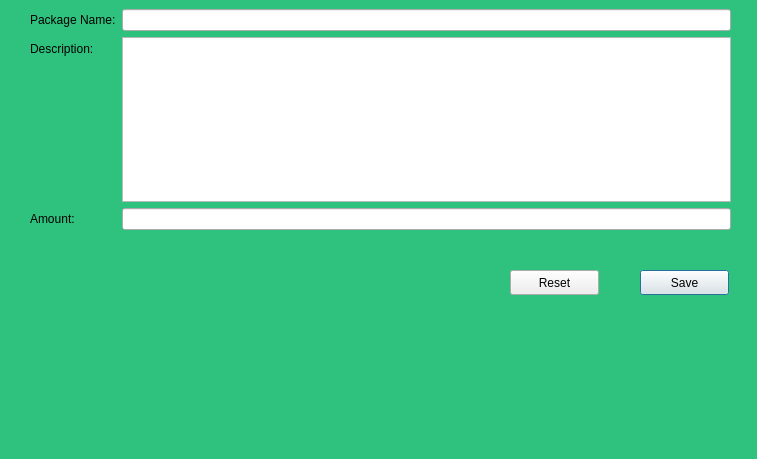
<?xml version="1.0" encoding="UTF-8"?>
<ui version="4.0">
 <class>AddPackage</class>
 <widget class="QDialog" name="AddPackage">
  <property name="geometry">
   <rect>
    <x>0</x>
    <y>0</y>
    <width>757</width>
    <height>459</height>
   </rect>
  </property>
  <property name="minimumSize">
   <size>
    <width>400</width>
    <height>300</height>
   </size>
  </property>
  <property name="palette">
   <palette>
    <active>
     <colorrole role="WindowText">
      <brush brushstyle="SolidPattern">
       <color alpha="255">
        <red>0</red>
        <green>0</green>
        <blue>0</blue>
       </color>
      </brush>
     </colorrole>
     <colorrole role="Button">
      <brush brushstyle="SolidPattern">
       <color alpha="255">
        <red>46</red>
        <green>194</green>
        <blue>126</blue>
       </color>
      </brush>
     </colorrole>
     <colorrole role="Light">
      <brush brushstyle="SolidPattern">
       <color alpha="255">
        <red>96</red>
        <green>255</green>
        <blue>182</blue>
       </color>
      </brush>
     </colorrole>
     <colorrole role="Midlight">
      <brush brushstyle="SolidPattern">
       <color alpha="255">
        <red>71</red>
        <green>224</green>
        <blue>154</blue>
       </color>
      </brush>
     </colorrole>
     <colorrole role="Dark">
      <brush brushstyle="SolidPattern">
       <color alpha="255">
        <red>23</red>
        <green>97</green>
        <blue>63</blue>
       </color>
      </brush>
     </colorrole>
     <colorrole role="Mid">
      <brush brushstyle="SolidPattern">
       <color alpha="255">
        <red>31</red>
        <green>129</green>
        <blue>84</blue>
       </color>
      </brush>
     </colorrole>
     <colorrole role="Text">
      <brush brushstyle="SolidPattern">
       <color alpha="255">
        <red>0</red>
        <green>0</green>
        <blue>0</blue>
       </color>
      </brush>
     </colorrole>
     <colorrole role="BrightText">
      <brush brushstyle="SolidPattern">
       <color alpha="255">
        <red>255</red>
        <green>255</green>
        <blue>255</blue>
       </color>
      </brush>
     </colorrole>
     <colorrole role="ButtonText">
      <brush brushstyle="SolidPattern">
       <color alpha="255">
        <red>0</red>
        <green>0</green>
        <blue>0</blue>
       </color>
      </brush>
     </colorrole>
     <colorrole role="Base">
      <brush brushstyle="SolidPattern">
       <color alpha="255">
        <red>255</red>
        <green>255</green>
        <blue>255</blue>
       </color>
      </brush>
     </colorrole>
     <colorrole role="Window">
      <brush brushstyle="SolidPattern">
       <color alpha="255">
        <red>46</red>
        <green>194</green>
        <blue>126</blue>
       </color>
      </brush>
     </colorrole>
     <colorrole role="Shadow">
      <brush brushstyle="SolidPattern">
       <color alpha="255">
        <red>0</red>
        <green>0</green>
        <blue>0</blue>
       </color>
      </brush>
     </colorrole>
     <colorrole role="AlternateBase">
      <brush brushstyle="SolidPattern">
       <color alpha="255">
        <red>150</red>
        <green>224</green>
        <blue>190</blue>
       </color>
      </brush>
     </colorrole>
     <colorrole role="ToolTipBase">
      <brush brushstyle="SolidPattern">
       <color alpha="255">
        <red>255</red>
        <green>255</green>
        <blue>220</blue>
       </color>
      </brush>
     </colorrole>
     <colorrole role="ToolTipText">
      <brush brushstyle="SolidPattern">
       <color alpha="255">
        <red>0</red>
        <green>0</green>
        <blue>0</blue>
       </color>
      </brush>
     </colorrole>
     <colorrole role="PlaceholderText">
      <brush brushstyle="SolidPattern">
       <color alpha="127">
        <red>0</red>
        <green>0</green>
        <blue>0</blue>
       </color>
      </brush>
     </colorrole>
     <colorrole role="Accent">
      <brush brushstyle="SolidPattern">
       <color alpha="255">
        <red>255</red>
        <green>255</green>
        <blue>255</blue>
       </color>
      </brush>
     </colorrole>
    </active>
    <inactive>
     <colorrole role="WindowText">
      <brush brushstyle="SolidPattern">
       <color alpha="255">
        <red>0</red>
        <green>0</green>
        <blue>0</blue>
       </color>
      </brush>
     </colorrole>
     <colorrole role="Button">
      <brush brushstyle="SolidPattern">
       <color alpha="255">
        <red>46</red>
        <green>194</green>
        <blue>126</blue>
       </color>
      </brush>
     </colorrole>
     <colorrole role="Light">
      <brush brushstyle="SolidPattern">
       <color alpha="255">
        <red>96</red>
        <green>255</green>
        <blue>182</blue>
       </color>
      </brush>
     </colorrole>
     <colorrole role="Midlight">
      <brush brushstyle="SolidPattern">
       <color alpha="255">
        <red>71</red>
        <green>224</green>
        <blue>154</blue>
       </color>
      </brush>
     </colorrole>
     <colorrole role="Dark">
      <brush brushstyle="SolidPattern">
       <color alpha="255">
        <red>23</red>
        <green>97</green>
        <blue>63</blue>
       </color>
      </brush>
     </colorrole>
     <colorrole role="Mid">
      <brush brushstyle="SolidPattern">
       <color alpha="255">
        <red>31</red>
        <green>129</green>
        <blue>84</blue>
       </color>
      </brush>
     </colorrole>
     <colorrole role="Text">
      <brush brushstyle="SolidPattern">
       <color alpha="255">
        <red>0</red>
        <green>0</green>
        <blue>0</blue>
       </color>
      </brush>
     </colorrole>
     <colorrole role="BrightText">
      <brush brushstyle="SolidPattern">
       <color alpha="255">
        <red>255</red>
        <green>255</green>
        <blue>255</blue>
       </color>
      </brush>
     </colorrole>
     <colorrole role="ButtonText">
      <brush brushstyle="SolidPattern">
       <color alpha="255">
        <red>0</red>
        <green>0</green>
        <blue>0</blue>
       </color>
      </brush>
     </colorrole>
     <colorrole role="Base">
      <brush brushstyle="SolidPattern">
       <color alpha="255">
        <red>255</red>
        <green>255</green>
        <blue>255</blue>
       </color>
      </brush>
     </colorrole>
     <colorrole role="Window">
      <brush brushstyle="SolidPattern">
       <color alpha="255">
        <red>46</red>
        <green>194</green>
        <blue>126</blue>
       </color>
      </brush>
     </colorrole>
     <colorrole role="Shadow">
      <brush brushstyle="SolidPattern">
       <color alpha="255">
        <red>0</red>
        <green>0</green>
        <blue>0</blue>
       </color>
      </brush>
     </colorrole>
     <colorrole role="AlternateBase">
      <brush brushstyle="SolidPattern">
       <color alpha="255">
        <red>150</red>
        <green>224</green>
        <blue>190</blue>
       </color>
      </brush>
     </colorrole>
     <colorrole role="ToolTipBase">
      <brush brushstyle="SolidPattern">
       <color alpha="255">
        <red>255</red>
        <green>255</green>
        <blue>220</blue>
       </color>
      </brush>
     </colorrole>
     <colorrole role="ToolTipText">
      <brush brushstyle="SolidPattern">
       <color alpha="255">
        <red>0</red>
        <green>0</green>
        <blue>0</blue>
       </color>
      </brush>
     </colorrole>
     <colorrole role="PlaceholderText">
      <brush brushstyle="SolidPattern">
       <color alpha="127">
        <red>0</red>
        <green>0</green>
        <blue>0</blue>
       </color>
      </brush>
     </colorrole>
     <colorrole role="Accent">
      <brush brushstyle="SolidPattern">
       <color alpha="255">
        <red>255</red>
        <green>255</green>
        <blue>255</blue>
       </color>
      </brush>
     </colorrole>
    </inactive>
    <disabled>
     <colorrole role="WindowText">
      <brush brushstyle="SolidPattern">
       <color alpha="255">
        <red>23</red>
        <green>97</green>
        <blue>63</blue>
       </color>
      </brush>
     </colorrole>
     <colorrole role="Button">
      <brush brushstyle="SolidPattern">
       <color alpha="255">
        <red>46</red>
        <green>194</green>
        <blue>126</blue>
       </color>
      </brush>
     </colorrole>
     <colorrole role="Light">
      <brush brushstyle="SolidPattern">
       <color alpha="255">
        <red>96</red>
        <green>255</green>
        <blue>182</blue>
       </color>
      </brush>
     </colorrole>
     <colorrole role="Midlight">
      <brush brushstyle="SolidPattern">
       <color alpha="255">
        <red>71</red>
        <green>224</green>
        <blue>154</blue>
       </color>
      </brush>
     </colorrole>
     <colorrole role="Dark">
      <brush brushstyle="SolidPattern">
       <color alpha="255">
        <red>23</red>
        <green>97</green>
        <blue>63</blue>
       </color>
      </brush>
     </colorrole>
     <colorrole role="Mid">
      <brush brushstyle="SolidPattern">
       <color alpha="255">
        <red>31</red>
        <green>129</green>
        <blue>84</blue>
       </color>
      </brush>
     </colorrole>
     <colorrole role="Text">
      <brush brushstyle="SolidPattern">
       <color alpha="255">
        <red>23</red>
        <green>97</green>
        <blue>63</blue>
       </color>
      </brush>
     </colorrole>
     <colorrole role="BrightText">
      <brush brushstyle="SolidPattern">
       <color alpha="255">
        <red>255</red>
        <green>255</green>
        <blue>255</blue>
       </color>
      </brush>
     </colorrole>
     <colorrole role="ButtonText">
      <brush brushstyle="SolidPattern">
       <color alpha="255">
        <red>23</red>
        <green>97</green>
        <blue>63</blue>
       </color>
      </brush>
     </colorrole>
     <colorrole role="Base">
      <brush brushstyle="SolidPattern">
       <color alpha="255">
        <red>46</red>
        <green>194</green>
        <blue>126</blue>
       </color>
      </brush>
     </colorrole>
     <colorrole role="Window">
      <brush brushstyle="SolidPattern">
       <color alpha="255">
        <red>46</red>
        <green>194</green>
        <blue>126</blue>
       </color>
      </brush>
     </colorrole>
     <colorrole role="Shadow">
      <brush brushstyle="SolidPattern">
       <color alpha="255">
        <red>0</red>
        <green>0</green>
        <blue>0</blue>
       </color>
      </brush>
     </colorrole>
     <colorrole role="AlternateBase">
      <brush brushstyle="SolidPattern">
       <color alpha="255">
        <red>46</red>
        <green>194</green>
        <blue>126</blue>
       </color>
      </brush>
     </colorrole>
     <colorrole role="ToolTipBase">
      <brush brushstyle="SolidPattern">
       <color alpha="255">
        <red>255</red>
        <green>255</green>
        <blue>220</blue>
       </color>
      </brush>
     </colorrole>
     <colorrole role="ToolTipText">
      <brush brushstyle="SolidPattern">
       <color alpha="255">
        <red>0</red>
        <green>0</green>
        <blue>0</blue>
       </color>
      </brush>
     </colorrole>
     <colorrole role="PlaceholderText">
      <brush brushstyle="SolidPattern">
       <color alpha="127">
        <red>23</red>
        <green>97</green>
        <blue>63</blue>
       </color>
      </brush>
     </colorrole>
     <colorrole role="Accent">
      <brush brushstyle="SolidPattern">
       <color alpha="255">
        <red>60</red>
        <green>252</green>
        <blue>164</blue>
       </color>
      </brush>
     </colorrole>
    </disabled>
   </palette>
  </property>
  <property name="windowTitle">
   <string>Add Package</string>
  </property>
  <property name="styleSheet">
   <string notr="true">background-image: url(:/images/Rainbow-at-Victoria.jpg);
border-color: rgb(26, 95, 180);
font: 500 11pt &quot;Ubuntu&quot;;</string>
  </property>
  <widget class="QWidget" name="formLayoutWidget">
   <property name="geometry">
    <rect>
     <x>30</x>
     <y>9</y>
     <width>701</width>
     <height>221</height>
    </rect>
   </property>
   <layout class="QFormLayout" name="formLayout">
    <item row="0" column="0">
     <widget class="QLabel" name="label">
      <property name="text">
       <string>Package Name:</string>
      </property>
     </widget>
    </item>
    <item row="0" column="1">
     <widget class="QLineEdit" name="txtPackageName">
      <property name="styleSheet">
       <string notr="true">color: rgb(255, 255, 255);</string>
      </property>
     </widget>
    </item>
    <item row="1" column="0">
     <widget class="QLabel" name="label_2">
      <property name="text">
       <string>Description:</string>
      </property>
     </widget>
    </item>
    <item row="1" column="1">
     <widget class="QTextEdit" name="txtDescription"/>
    </item>
    <item row="2" column="0">
     <widget class="QLabel" name="label_3">
      <property name="text">
       <string>Amount:</string>
      </property>
     </widget>
    </item>
    <item row="2" column="1">
     <widget class="QLineEdit" name="txtAmount"/>
    </item>
   </layout>
  </widget>
  <widget class="QPushButton" name="btnSave">
   <property name="geometry">
    <rect>
     <x>640</x>
     <y>270</y>
     <width>89</width>
     <height>25</height>
    </rect>
   </property>
   <property name="minimumSize">
    <size>
     <width>0</width>
     <height>0</height>
    </size>
   </property>
   <property name="text">
    <string>Save</string>
   </property>
  </widget>
  <widget class="QPushButton" name="btnReset">
   <property name="geometry">
    <rect>
     <x>510</x>
     <y>270</y>
     <width>89</width>
     <height>25</height>
    </rect>
   </property>
   <property name="text">
    <string>Reset</string>
   </property>
  </widget>
 </widget>
 <resources/>
 <connections/>
</ui>
